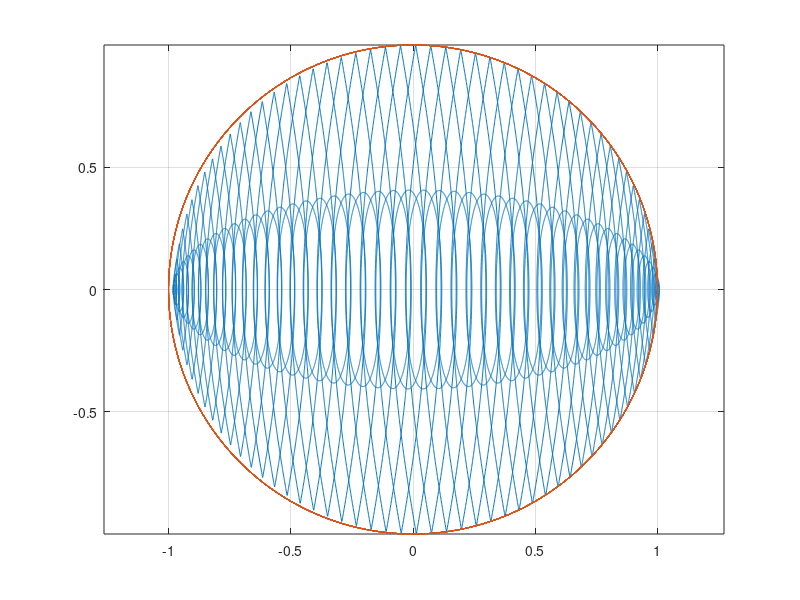

Reproduce this figure in MATLAB.
A = [0,1 ; 0 , 0];
B = [0 ; 1];
C = eye(2,2);
D = [0 ; 0];
SYS = ss(A,B,C,D);


eAT = [1 1; 0 1];

x1 = [1 0]';
x2 = [0 -1]';
x3 = [-1 0]';
x4 = [0 1]';

Wc = [1/3 0.5; 0.5 1];


N = 100; %How many evenly spaced points on the circle to trace with the system

Nvec = 0:N-1;
Xn = exp(-1i*Nvec*2*pi/N);
Xn = [real(Xn)' imag(Xn)' ];
%Xn = fliplr(Xn);

res = 1000;
x0 = Xn(1,:)';
U = [];
t = linspace(0,1,res);
for i = 2:N
    x1 = Xn(i,:)';
    alpha = Wc\(x1 - eAT*x0);
    u1 = zeros(1,res);
    for j = 1:res
        u1(j) = [1 - t(j), 1 ]*alpha;
    end
    U = [ U u1];
    x0 = x1;
end


x1 = Xn(1,:)';
     alpha = Wc\(x1 - eAT*x0);
    u1 = zeros(1,res);
    for j = 1:res
        u1(j) = [1 - t(j), 1 ]*alpha;
    end
    U = [ U u1];
    

t = linspace(0,N,N*res);
y = lsim(SYS,U,t,Xn(1,:)');

Ucos = -cos(t);
y2 = lsim(SYS,Ucos,t,Xn(1,:)');

clf
plot(y(:,1),y(:,2))
hold on
plot(y2(:,1),y2(:,2))

axis equal
grid
